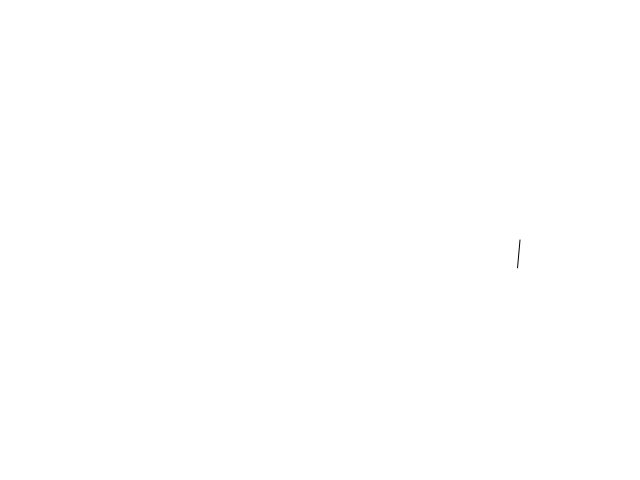
Frame 1 (no input)
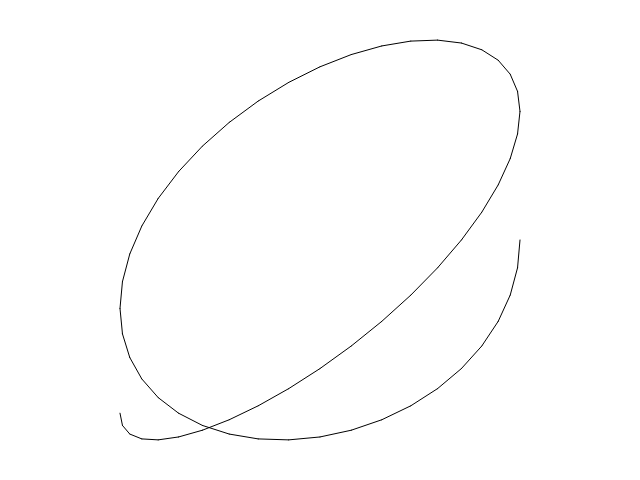
Frame 60 (no input)
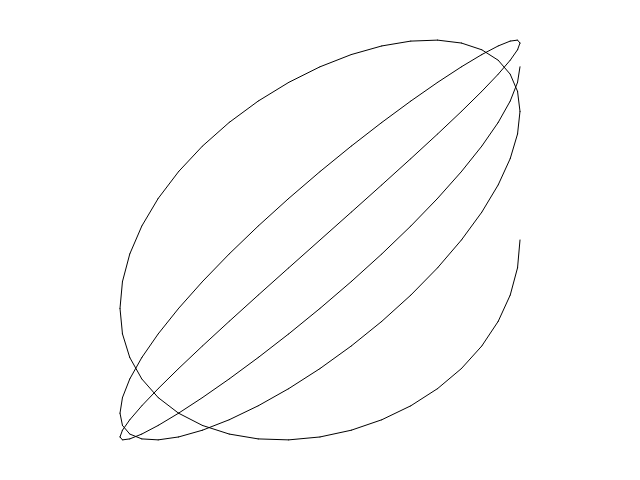
Frame 120 (the mouse pressed at the canvas centre since frame 60)

The p5.js sketch that drew these frames (run headless with seeded random() and noise() and a simulated clock; from frame 60 on, the mouse is pressed at the canvas centre):

// p5.js sketch
// ── sketch.js
const WIDTH = 640;
const HEIGHT = 480;

var a = 0, b = 0;
var vA = 9, vB = 8;
var radius = 200;
var isDrawing = true;
var loops = 0;

function setup() {
  createCanvas( WIDTH, HEIGHT );
  smooth();
}

function draw()
{
	var initialA = pX( a, radius );
	var initialB = pY( b, radius );
	if( isDrawing )
	{
		initialA = pX( a, radius );
		initialB = pY( b, radius );
		a += vA;
		b += vB;
		line( initialA, initialB, pX( a, radius ), pY( b, radius ) );
		loops++;
	}
	if( loops >= 360 ) isDrawing = false;
}

function pX( ang, rad )
{
	return Math.cos( PI * ang / 180 ) * rad + ( WIDTH / 2 );
}

function pY( ang, rad )
{
	return Math.sin( PI * ang / 180 ) * rad + ( HEIGHT / 2 );
}
